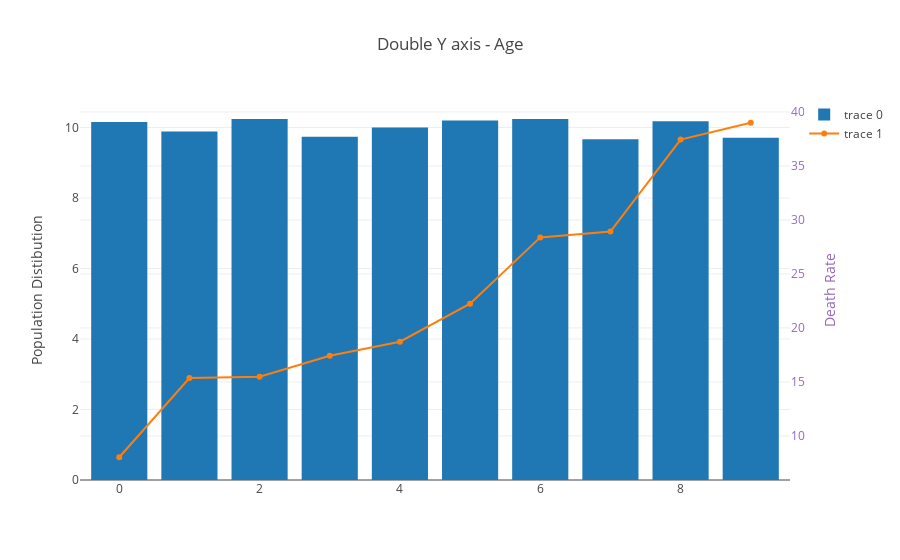
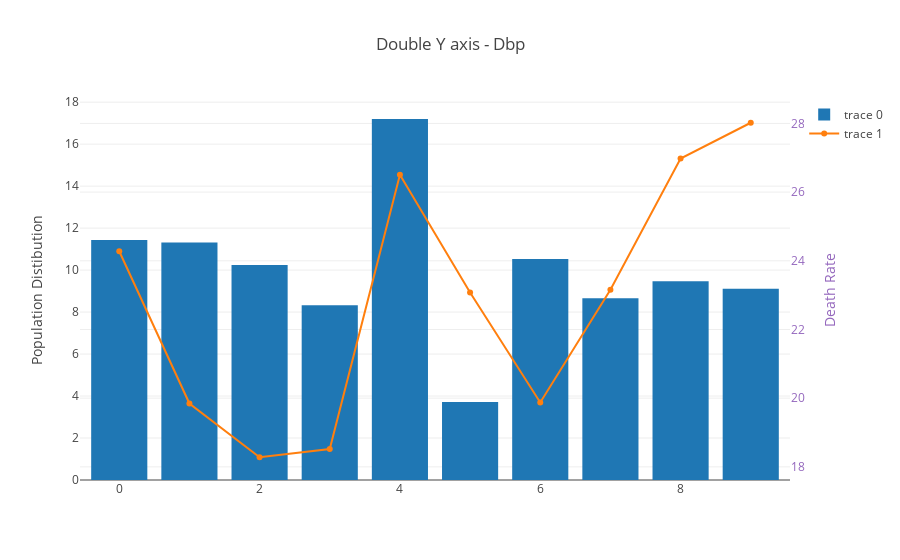
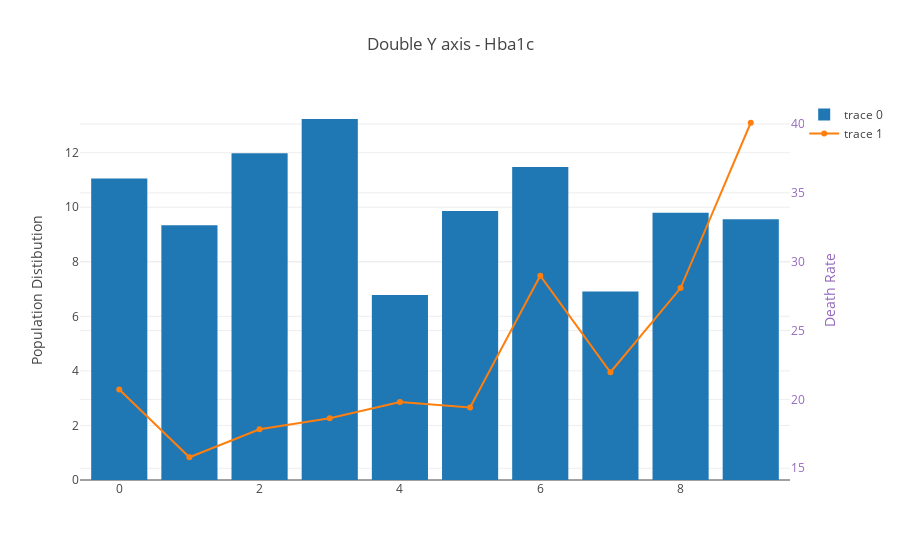
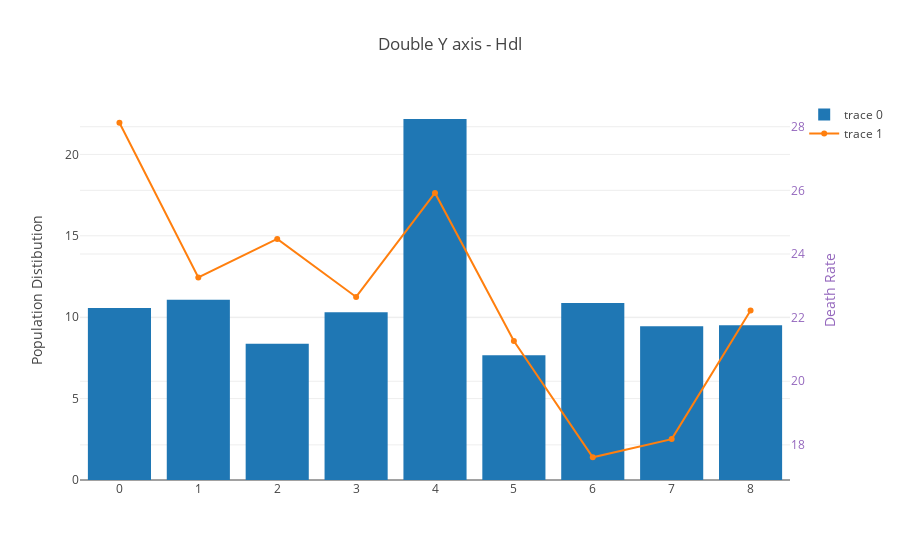

Notebook code cell kept with these figures, in order:
### Markdown cell above
Plot death rates using numeric columns

### Code cell
plt_event_rate(er_data)

### Figure 1 — Plotly figure (JSON) as saved in the notebook; plotly's stock layout.template omitted (floating-point values rounded to 4 significant figures)
{"data": [{"type": "bar", "uid": "ecd39fba-d8f1-477f-af0b-4e3985a2f057", "x": [0, 1, 2, 3, 4, 5, 6, 7, 8, 9], "y": [10.15, 9.888, 10.24, 9.734, 9.998, 10.2, 10.24, 9.667, 10.17, 9.712]}, {"type": "scatter", "uid": "8a40d8e9-a9f5-4942-b6b8-3c9659d2d82d", "x": [0, 1, 2, 3, 4, 5, 6, 7, 8, 9], "y": [8.026, 15.37, 15.48, 17.42, 18.72, 22.25, 28.39, 28.93, 37.45, 39.0], "yaxis": "y2"}], "layout": {"title": {"text": "Double Y axis - Age"}, "yaxis": {"title": {"text": "Population Distibution"}}, "yaxis2": {"overlaying": "y", "side": "right", "tickfont": {"color": "rgb(148, 103, 189)"}, "title": {"font": {"color": "rgb(148, 103, 189)"}, "text": "Death Rate"}}}}

### Figure 2 — Plotly figure (JSON) as saved in the notebook; plotly's stock layout.template omitted (floating-point values rounded to 4 significant figures)
{"data": [{"type": "bar", "uid": "e54b77b7-5d8a-4fa4-9617-6728ad63517a", "x": [0, 1, 2, 3, 4, 5, 6, 7, 8, 9], "y": [11.43, 11.32, 10.24, 8.324, 17.2, 3.722, 10.53, 8.654, 9.469, 9.117]}, {"type": "scatter", "uid": "fc9bad21-2562-4d6e-8d24-a72f73b353ab", "x": [0, 1, 2, 3, 4, 5, 6, 7, 8, 9], "y": [24.28, 19.84, 18.28, 18.52, 26.5, 23.08, 19.87, 23.16, 26.98, 28.02], "yaxis": "y2"}], "layout": {"title": {"text": "Double Y axis - Dbp"}, "yaxis": {"title": {"text": "Population Distibution"}}, "yaxis2": {"overlaying": "y", "side": "right", "tickfont": {"color": "rgb(148, 103, 189)"}, "title": {"font": {"color": "rgb(148, 103, 189)"}, "text": "Death Rate"}}}}

### Figure 3 — Plotly figure (JSON) as saved in the notebook; plotly's stock layout.template omitted (floating-point values rounded to 4 significant figures)
{"data": [{"type": "bar", "uid": "8cc49d7a-5c3c-4a66-b86c-a7f68f9e3ad7", "x": [0, 1, 2, 3, 4, 5, 6, 7, 8, 9], "y": [11.05, 9.337, 11.98, 13.23, 6.783, 9.866, 11.47, 6.915, 9.8, 9.557]}, {"type": "scatter", "uid": "1cb91a6a-ad61-4980-b4a8-d3898487de6d", "x": [0, 1, 2, 3, 4, 5, 6, 7, 8, 9], "y": [20.72, 15.8, 17.83, 18.64, 19.81, 19.42, 28.98, 21.97, 28.09, 40.09], "yaxis": "y2"}], "layout": {"title": {"text": "Double Y axis - Hba1c"}, "yaxis": {"title": {"text": "Population Distibution"}}, "yaxis2": {"overlaying": "y", "side": "right", "tickfont": {"color": "rgb(148, 103, 189)"}, "title": {"font": {"color": "rgb(148, 103, 189)"}, "text": "Death Rate"}}}}

### Figure 4 — Plotly figure (JSON) as saved in the notebook; plotly's stock layout.template omitted (floating-point values rounded to 4 significant figures)
{"data": [{"type": "bar", "uid": "b38a5fce-b0a6-4e4f-b586-2b2df6540482", "x": [0, 1, 2, 3, 4, 5, 6, 7, 8], "y": [10.57, 11.08, 8.368, 10.31, 22.18, 7.664, 10.88, 9.447, 9.513]}, {"type": "scatter", "uid": "fa39ae5e-1ba6-4f29-bf01-ca5126f8caa7", "x": [0, 1, 2, 3, 4, 5, 6, 7, 8], "y": [28.12, 23.26, 24.47, 22.65, 25.92, 21.26, 17.61, 18.18, 22.22], "yaxis": "y2"}], "layout": {"title": {"text": "Double Y axis - Hdl"}, "yaxis": {"title": {"text": "Population Distibution"}}, "yaxis2": {"overlaying": "y", "side": "right", "tickfont": {"color": "rgb(148, 103, 189)"}, "title": {"font": {"color": "rgb(148, 103, 189)"}, "text": "Death Rate"}}}}
